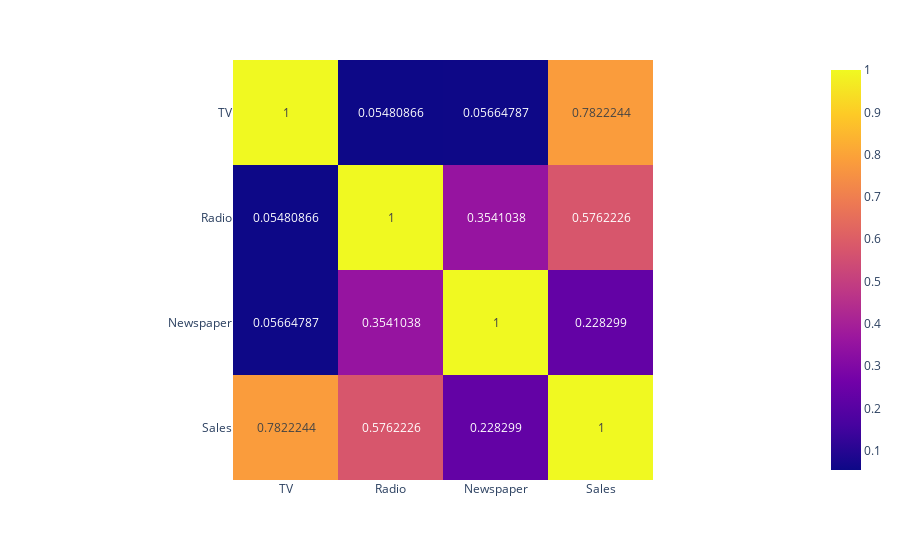

Source (notebook cell):
### Code cell
fig = px.imshow(corr, text_auto=True)
fig.show()

### Figure 1 — Plotly figure (JSON) as saved in the notebook; plotly's stock layout.template omitted (floating-point values rounded to 4 significant figures)
{"data": [{"coloraxis": "coloraxis", "hovertemplate": "x: %{x}<br>y: %{y}<br>color: %{z}<extra></extra>", "name": "0", "texttemplate": "%{z}", "type": "heatmap", "x": ["TV", "Radio", "Newspaper", "Sales"], "xaxis": "x", "y": ["TV", "Radio", "Newspaper", "Sales"], "yaxis": "y", "z": [[1, 0.05481, 0.05665, 0.7822], [0.05481, 1, 0.3541, 0.5762], [0.05665, 0.3541, 1, 0.2283], [0.7822, 0.5762, 0.2283, 1]]}], "layout": {"coloraxis": {"colorscale": [[0, "#0d0887"], [0.1111, "#46039f"], [0.2222, "#7201a8"], [0.3333, "#9c179e"], [0.4444, "#bd3786"], [0.5556, "#d8576b"], [0.6667, "#ed7953"], [0.7778, "#fb9f3a"], [0.8889, "#fdca26"], [1, "#f0f921"]]}, "margin": {"t": 60}, "xaxis": {"anchor": "y", "constrain": "domain", "domain": [0, 1], "scaleanchor": "y"}, "yaxis": {"anchor": "x", "autorange": "reversed", "constrain": "domain", "domain": [0, 1]}}}
